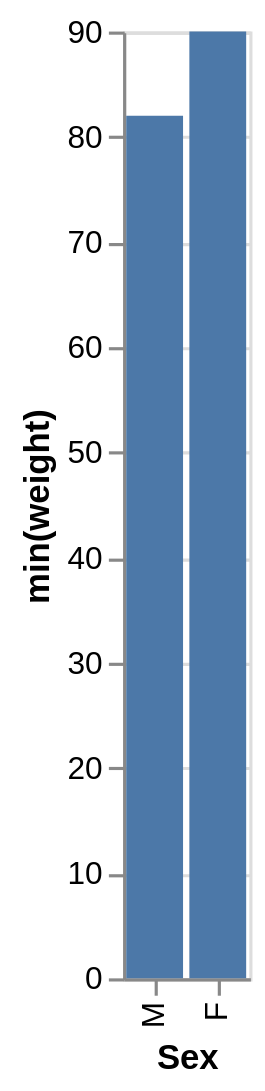

Write a Vega-Lite specification for this figure.
### Vega-Lite specification from a JSON file in a GitHub repository (floating-point values rounded to 4 significant figures)
{"data": {"values": [{"x_data": "M", "y_data": 82}, {"x_data": "F", "y_data": 90}]}, "mark": "bar", "encoding": {"x": {"field": "x_data", "type": "nominal", "title": "Sex", "sort": "descending"}, "y": {"field": "y_data", "type": "quantitative", "title": "min(weight)"}}}
